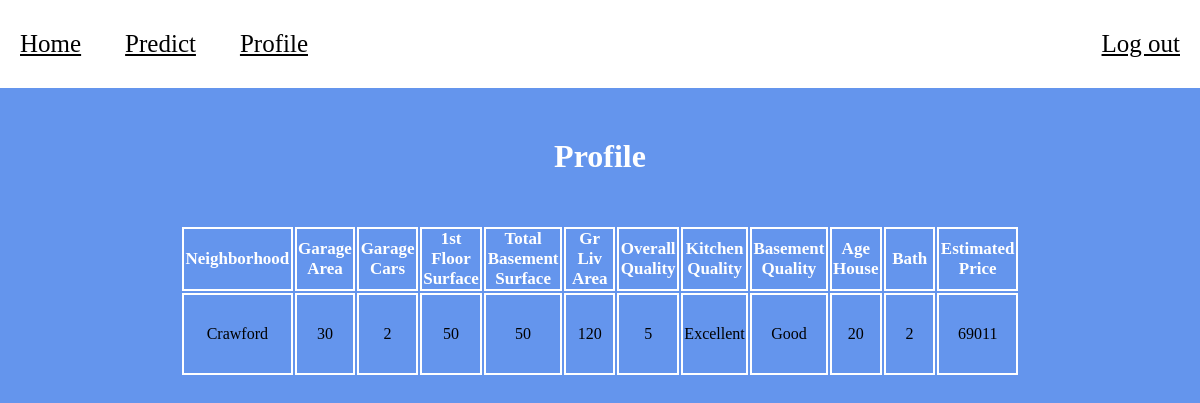
Before: /profile (signed in) with the older database file.
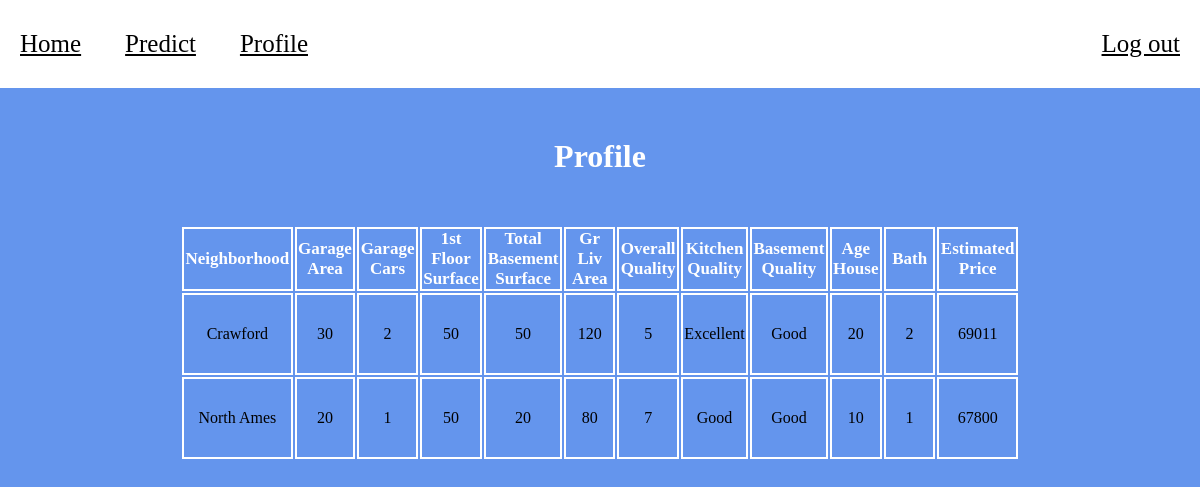
After: the same page with the newer database file.
### app/models.py (models this page shows, shortened)
class Prediction(db.Model):
    __tablename__ = 'Predictions'
    id = db.Column(db.Integer, primary_key=True)
    id_user = db.Column(db.Integer, db.ForeignKey('Users.id'), nullable=False)
    neighborhood = db.Column(db.String(80))
    garage_area = db.Column(db.Integer)
    garage_cars = db.Column(db.Integer)
    fst_flr_sf = db.Column(db.Integer)
    total_bsmt_sf = db.Column(db.Integer)
    gr_liv_area = db.Column(db.Integer)
    overall_qual = db.Column(db.Integer)
    kitchen_qual = db.Column(db.String(20))
    bsmt_qual = db.Column(db.String(20))
    age_house = db.Column(db.Integer)
    bath = db.Column(db.Integer)
    estimated_price = db.Column(db.Integer)

### app/main.py (the view)
@main.route('/profile', methods=["GET","POST"])
@login_required
def profile():
    conn = db.session()
    cursor = conn.execute(f'''SELECT b.neighborhood, b.garage_area, b.garage_cars, b.fst_flr_sf, b.total_bsmt_sf,
                          b.gr_liv_area, b.overall_qual, b.kitchen_qual, b.bsmt_qual, b.age_house, b.bath, b.estimated_price
                          FROM Users AS a JOIN Predictions AS b ON a.id=b.id_user WHERE a.id={current_user.id}''').cursor
    data = cursor.fetchall()
    return render_template('profile.html', data=data)

### app/__init__.py (called while the page is built)
@login_manager.user_loader
def load_user(user_id):
    return User.query.get(user_id)

### app/templates/profile.html
{% extends "base.html" %}
{% block content %}
    <h1>Profile</h1>
    <div id="predictions">
        <table>
            <thead>
                <tr>
                    <th>Neighborhood</th>
                    <th>Garage Area</th>
                    <th>Garage Cars</th>
                    <th>1st Floor Surface</th>
                    <th>Total Basement Surface</th>
                    <th>Gr Liv Area</th>
                    <th>Overall Quality</th>
                    <th>Kitchen Quality</th>
                    <th>Basement Quality</th>
                    <th>Age House</th>
                    <th>Bath</th>
                    <th>Estimated Price</th>
                </tr>
            </thead>
            <tbody>
                {% for row in data %}
                    <tr>
                        {% for col in row %}
                            <td>{{ col }}</td>
                        {% endfor %}
                    </tr>
                {% endfor %}
            </tbody>
        </table>
    </div>
{% endblock %}

### app/templates/base.html (shortened to what this page needs)
<!DOCTYPE html>
<html>
<head>
    <link rel='stylesheet' type='text/css' media='screen' href="{{ url_for('static', filename='css/main.css') }}">
</head>
<body>
    <nav class="flexbox">
        <div>
            <a href="{{ url_for('main.index') }}">Home</a>
            {% if current_user.is_authenticated %}
                <a href="{{ url_for('main.predict') }}">Predict</a>
                <a href="{{ url_for('main.profile') }}">Profile</a>
            {% endif %}
        </div>
        <div>
            {% if not current_user.is_authenticated %}
                <a href="{{ url_for('auth.login') }}">Log in</a>
                <a href="{{ url_for('auth.signup') }}">Sign up</a>
            {% else %}
                <a href="{{ url_for('auth.logout') }}">Log out</a>
            {% endif %}
        </div>
    </nav>
    {% block content %}
    {% endblock %}
</body>
</html>

### app/static/css/main.css (style rules this page uses)
* { margin:0; padding:0; }
body { background: cornflowerblue; height: 100vh; }
h1 { text-align: center; margin: 50px 0; color: white; }
nav { padding: 30px 0; background-color: white; }
.flexbox { display:flex; flex-direction: row; justify-content: space-between; }
.flexbox div { max-width: 50%; }
.flexbox div a { font-size: 25px; color: black; padding: 0 20px; }
table { text-align:center; width:70%; margin: 0 auto; }
td { padding: 30px 0; border: white 2px solid; font-size: 16px; width: 6%; }
th { border: white 2px solid; color: white; font-size: 17px; }

Changed rows visible on the page:
added Prediction: neighborhood "North Ames", row "20" "1" "50" "20" "80" "7" "10" "1", kitchen_qual "Good", bsmt_qual "Good", estimated_price "67800"
